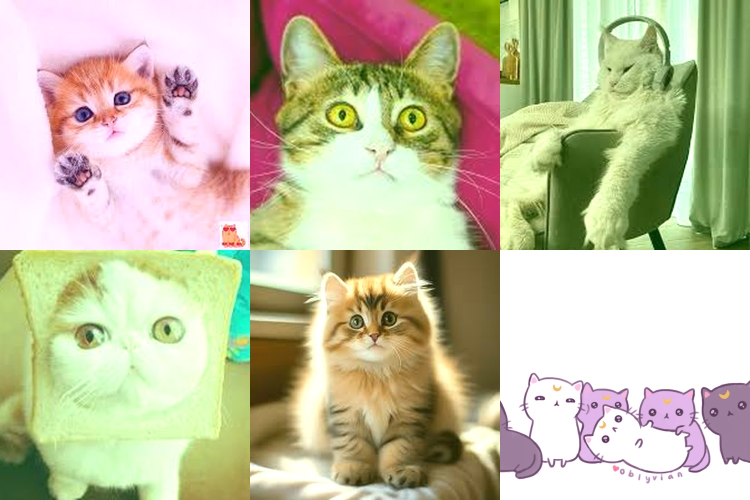
#> input picture poster1.jpg, 1500 x 1000 px, given as the content of the folder images_folder, which was not available (shown at 1/2 size)
$ jupyter execute task.ipynb   (text cells are left out)
#> lines starting #> are read from the running program, lines starting #| are printed output that depends on the picture; pictures that were not available may be replaced by others from this repository, and a replacement may not be noted
#> in create_poster, `poster = Image.new("RGB", (poster_width, poster_height), "white")`: poster: PIL image 1500x1000 RGB; every value is 255
#> in create_poster, img is the input picture: PIL image 1500x1000 RGB; mean R, G, B 195.1, 191.4, 161.1
[cell 1]
import os
import glob
from PIL import Image
import pandas as pd
import cv2
from IPython.display import display


# [43 lines left out: function get_image_info, not called in this run]


if __name__ == "__main__":
    folder_path = "images_folder"
    if os.path.exists(folder_path):
        image_df = get_image_info(folder_path)
        display(image_df)
    else:
        print(f"Папка '{folder_path}' не існує. Перевірте шлях.")

[cell 2]
import os
import random
import glob
from PIL import Image, ImageEnhance

def crop_to_square(img, target_size=500):
#> called with target_size = 500
    width, height = img.size
#> width = 1500; height = 1000
    side_length = min(width, height)
#> side_length = 1000
    left = (width - side_length) // 2
#> left = 250
    top = (height - side_length) // 2
#> top = 0
    right = left + side_length
#> right = 1250
    bottom = top + side_length
#> bottom = 1000
    img_cropped = img.crop((left, top, right, bottom))
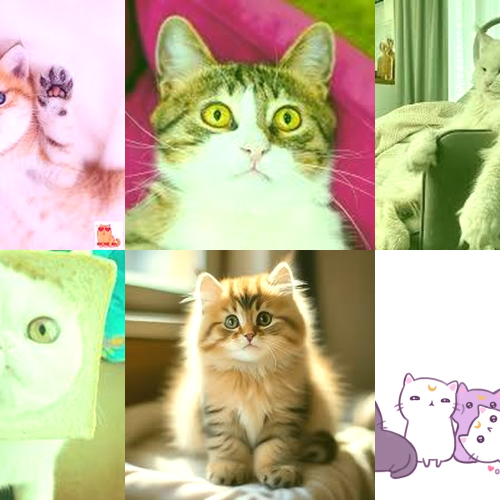
#> img_cropped: PIL image 1000x1000 RGB (shown at 1/2 size); mean R, G, B 193.5, 185.6, 153.1
    return img_cropped.resize((target_size, target_size), Image.Resampling.LANCZOS)


def apply_random_filter(img):
    img = img.convert("RGB")
    filters = ['red', 'green', 'blue', 'yellow', 'cyan', 'magenta']
    selected_filter = random.choice(filters)
    r, g, b = img.split()

    if selected_filter == 'red':
        r = r.point(lambda p: min(p + 50, 255))
    elif selected_filter == 'green':
        g = g.point(lambda p: min(p + 50, 255))
    elif selected_filter == 'blue':
        b = b.point(lambda p: min(p + 50, 255))
    elif selected_filter == 'yellow':
        r = r.point(lambda p: min(p + 30, 255))
        g = g.point(lambda p: min(p + 30, 255))
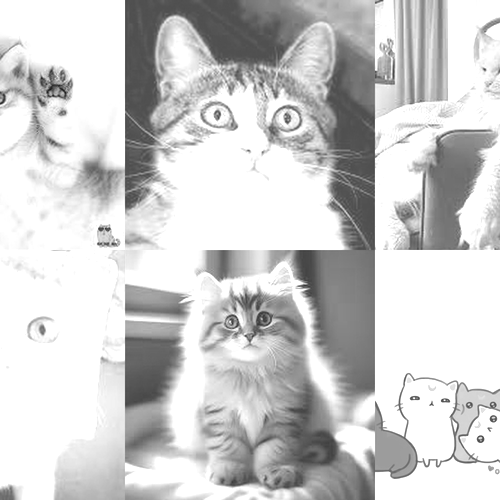
#> g: PIL image 500x500 L; min 30, max 255, mean 205.5
    elif selected_filter == 'cyan':
        g = g.point(lambda p: min(p + 30, 255))
        b = b.point(lambda p: min(p + 30, 255))
    elif selected_filter == 'magenta':
        r = r.point(lambda p: min(p + 30, 255))
        b = b.point(lambda p: min(p + 30, 255))

    return Image.merge("RGB", (r, g, b))


def create_poster(folder_path, output_image, cols, rows, image_size=500):
    all_images = glob.glob(os.path.join(folder_path, "*"))
    images = [file for file in all_images if file.lower().endswith(('png', 'jpg', 'jpeg', 'webp'))]

    if len(images) == 0:
        raise ValueError("У папці немає підтримуваних зображень!")

    poster_width = cols * image_size
    poster_height = rows * image_size
    poster = Image.new("RGB", (poster_width, poster_height), "white")

    for row in range(rows):
        for col in range(cols):
            try:
                img_path = random.choice(images)
                with Image.open(img_path) as img:
                    img_square = crop_to_square(img, image_size)
                    img_filtered = apply_random_filter(img_square)

                    x = col * image_size
                    y = row * image_size
                    poster.paste(img_filtered, (x, y))
            except Exception as e:
                print(f"Помилка при обробці {img_path}: {e}")

    poster.save(output_image, quality=95)
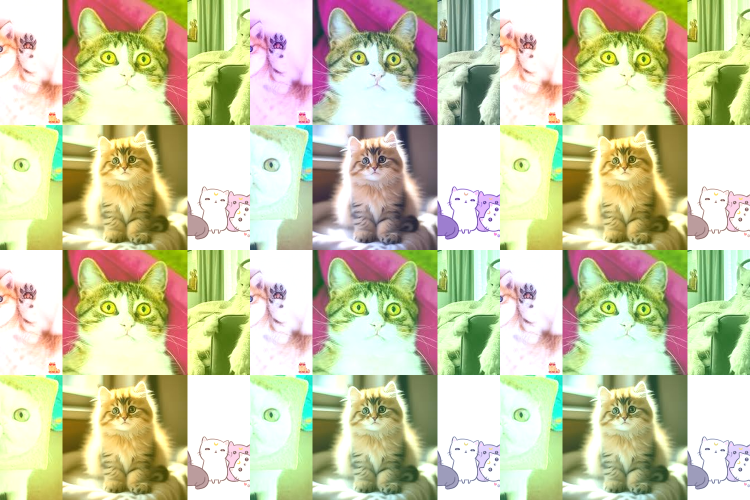
#> saved as poster1.jpg: PIL image 1500x1000 RGB (shown at 1/2 size); mean R, G, B 204.1, 202.1, 167.3
    print(f"Постер збережено як {output_image}")


if __name__ == "__main__":
    folder_path = "images_folder"
    os.makedirs("output_posters", exist_ok=True)

    create_poster(folder_path, "output_posters/poster1.jpg", cols=3, rows=2)
    create_poster(folder_path, "output_posters/poster2.jpg", cols=4, rows=3)
#> call 2 of create_poster, with folder_path = 'images_folder', output_image = 'output_posters/poster2.jpg', cols = 4, rows = 3, image_size = 500
#> in create_poster (call 2), `poster = Image.new("RGB", (poster_width, poster_height), "white")`: poster: PIL image 2000x1500 RGB; every value is 255
#> in apply_random_filter (call 7), `b = b.point(lambda p: min(p + 50, 255))`:
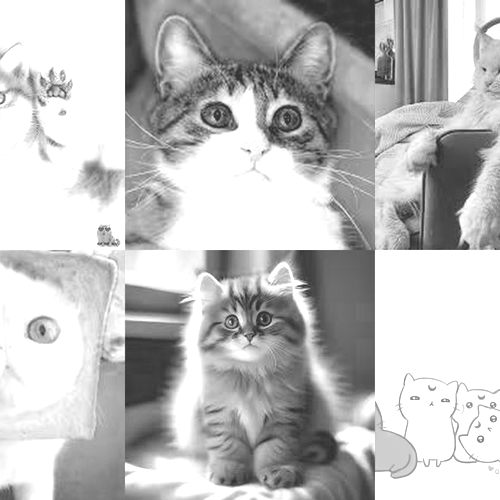
#> b: PIL image 500x500 L; min 50, max 255, mean 190.7
#> in apply_random_filter (call 7), `return Image.merge("RGB", (r, g, b))`:
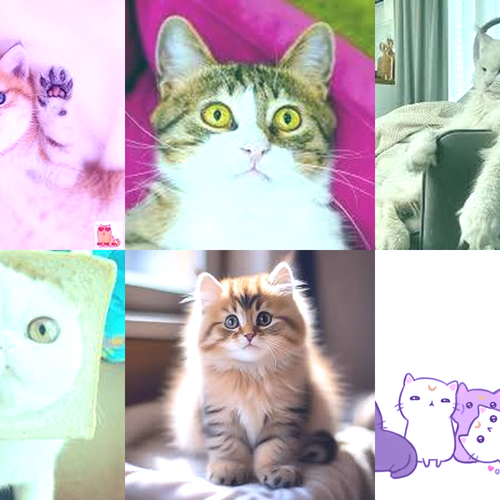
#> returned value: PIL image 500x500 RGB; mean R, G, B 193.5, 185.6, 190.7
#> in create_poster (call 2), `poster.paste(img_filtered, (x, y))`:
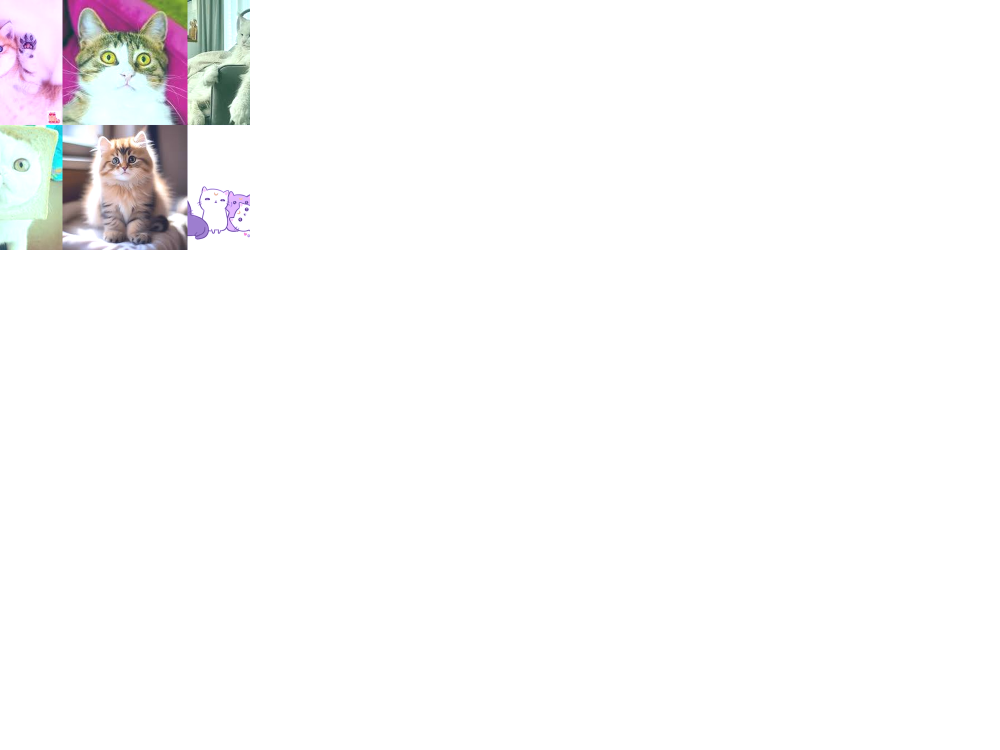
#> poster: PIL image 2000x1500 RGB (shown at 1/2 size); mean R, G, B 249.9, 249.2, 249.6
#> in create_poster (call 2), `poster.save(output_image, quality=95)`:
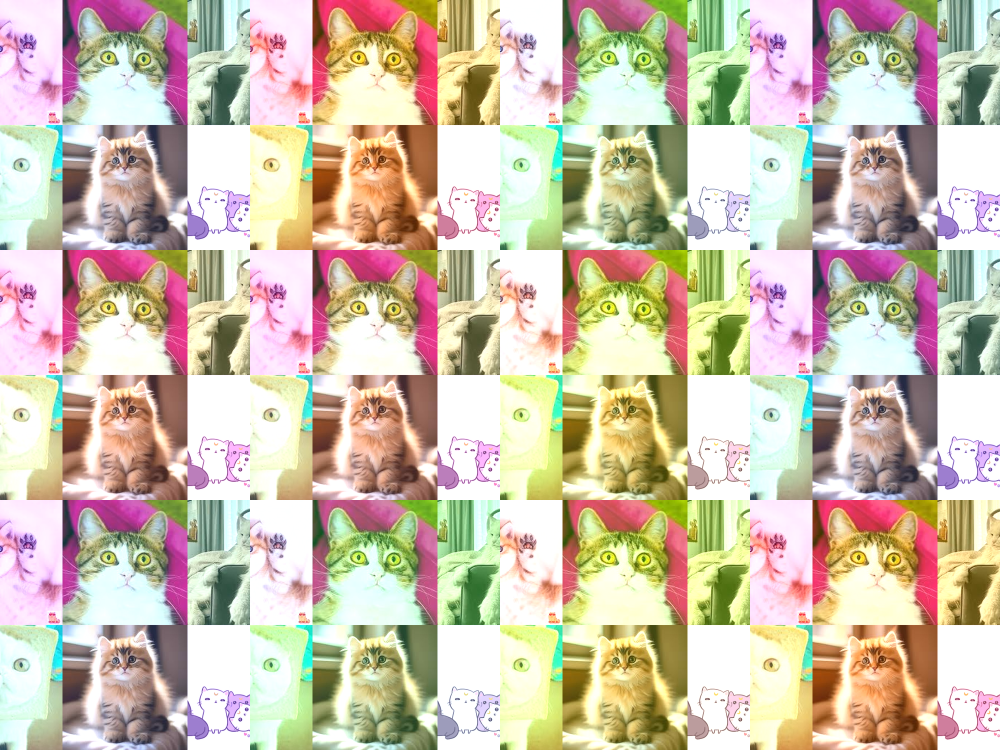
#> saved as poster2.jpg: PIL image 2000x1500 RGB (shown at 1/2 size); mean R, G, B 205.8, 192.2, 173.6
    create_poster(folder_path, "output_posters/poster3.jpg", cols=5, rows=4)
#> call 3 of create_poster, with folder_path = 'images_folder', output_image = 'output_posters/poster3.jpg', cols = 5, rows = 4, image_size = 500
#> in create_poster (call 3), `poster = Image.new("RGB", (poster_width, poster_height), "white")`: poster: PIL image 2500x2000 RGB; every value is 255
#> in apply_random_filter (call 19), `return Image.merge("RGB", (r, g, b))`:
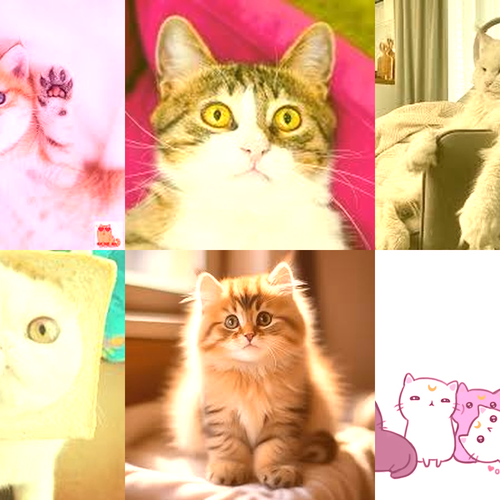
#> returned value: PIL image 500x500 RGB; mean R, G, B 225.3, 185.6, 153.1
#> in create_poster (call 3), `poster.paste(img_filtered, (x, y))`:
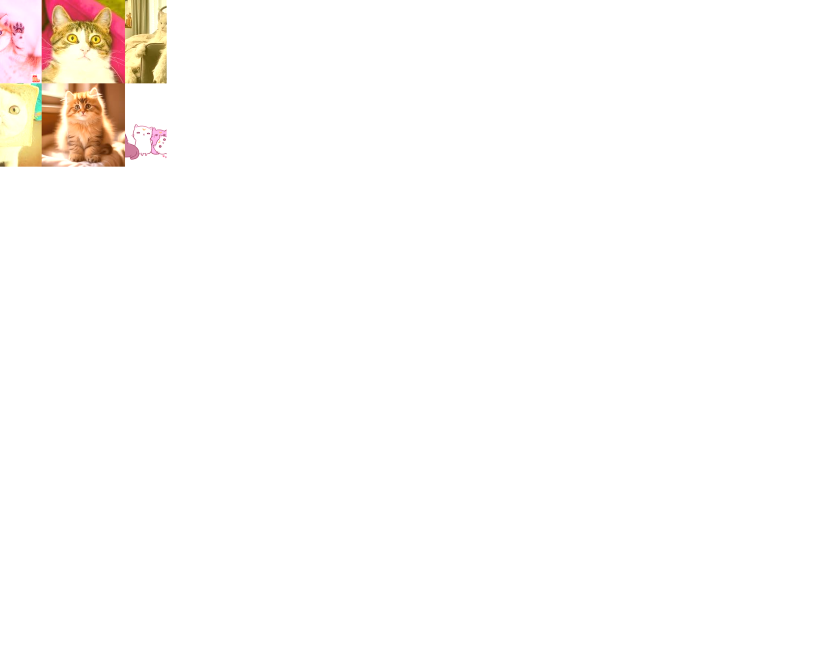
#> poster: PIL image 2500x2000 RGB (shown at 1/3 size); mean R, G, B 253.5, 251.5, 249.9
#> in create_poster (call 3), `poster.save(output_image, quality=95)`:
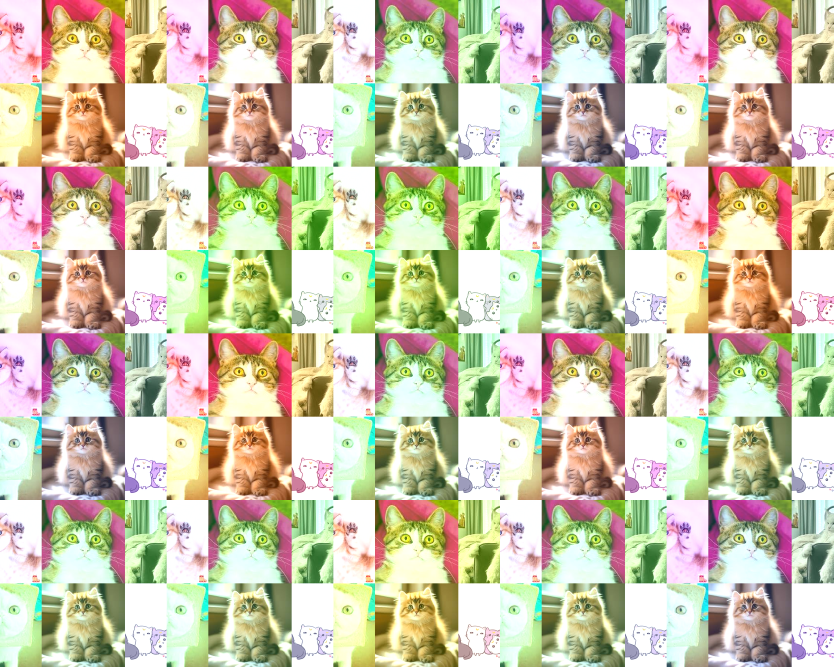
#> saved as poster3.jpg: PIL image 2500x2000 RGB (shown at 1/3 size); mean R, G, B 203.6, 196.6, 171.9

    print("Створено 3 постери!")
